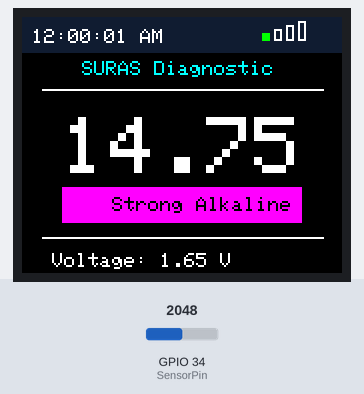
The sketch below on a simulated ESP32. Parts: 160×128 colour display. The inputs (shaded band) are chosen by the test bench; at power-on: GPIO 34 (SensorPin) = 2048 (analog values on the 0–4095 scale). EEPROM starts erased.

Above: at 1.6 s.
1.7 s: GPIO 34 (SensorPin) set to 3004
At 2.8 s:
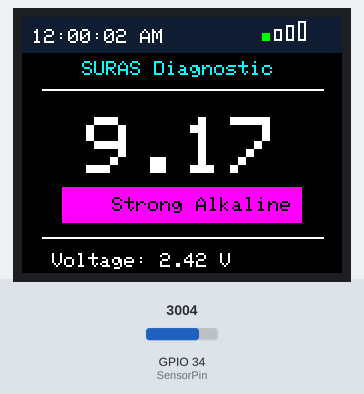
4.5 s: GPIO 34 (SensorPin) set to 3069
At 6.8 s:
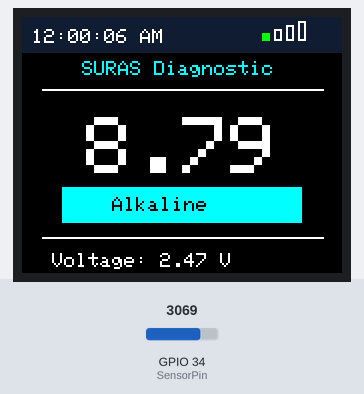
7.5 s: GPIO 34 (SensorPin) set to 3260
At 8.8 s:
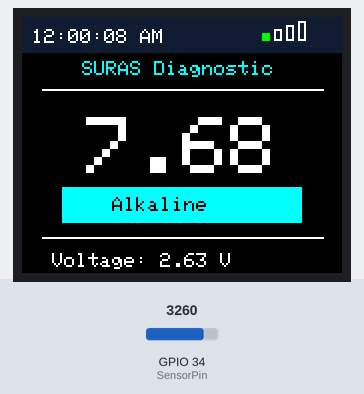
10.5 s: GPIO 34 (SensorPin) set to 3354
At 12.8 s:
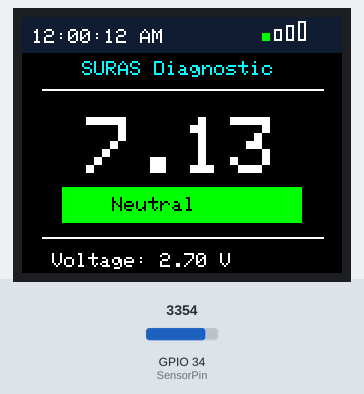
13.5 s: GPIO 34 (SensorPin) set to 3424
At 14.6 s:
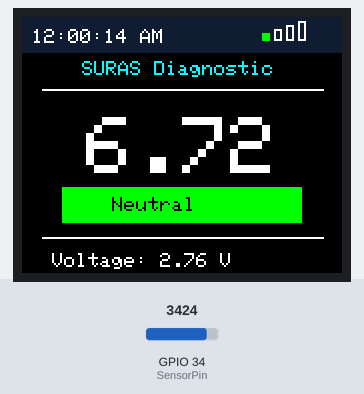
16.5 s: GPIO 34 (SensorPin) set to 3510
At 18.6 s:
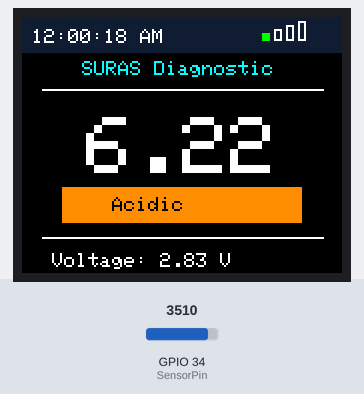
Timing chart, 0 to 20.1 s (numbered marks = the images above; inputs shaded):
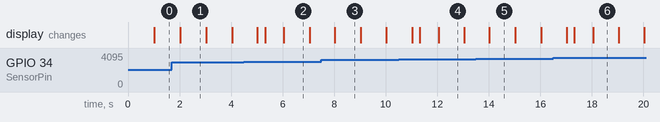

Measured:
- the behaviour switches between 3033 and 3034 on GPIO 34 (SensorPin) (found by bisection; images 1 and 2)
- the behaviour switches between 3290 and 3291 on GPIO 34 (SensorPin) (found by bisection; images 3 and 4)
- the behaviour switches between 3462 and 3463 on GPIO 34 (SensorPin) (found by bisection; images 5 and 6)
- after the input at 4.5 s, the display: first changes after 0.52 s (image 2 shows a later state)
- after the input at 10.5 s, the display: first changes after 0.52 s (image 4 shows a later state)
- after the input at 16.5 s, the display: first changes after 0.52 s (image 6 shows a later state)
- what the display in image 5 shows lasts 1.0 s, from 14.0 s to 15.0 s

The sketch:

Ph_sensor_ESP32_TFT_Display.ino
```cpp
#include <WiFi.h>
#include <WebServer.h>
#include <EEPROM.h>
#include <Adafruit_GFX.h>
#include <Adafruit_ST7735.h>
#include <SPI.h>

#define SensorPin 34
#define TFT_CS   5
#define TFT_RST  4
#define TFT_DC   2

#define EEPROM_SIZE 5

Adafruit_ST7735 tft = Adafruit_ST7735(TFT_CS, TFT_DC, TFT_RST);
WebServer server(80);

// WiFi AP
const char* ssidAP = "SURAS_Device";
const char* passAP = "12345678";

// Calibration
float slope = -7.24;
float intercept = 26.7;

// Web theme
bool webDark = true;

// Time variables
int hours=0, minutes=0, seconds=0;
bool isPM=false;
unsigned long lastClock=0;

// Cache
float lastPH=-1;
float lastVolt=-1;
int lastRSSI=-200;

unsigned long sensorTimer=0;
const int sensorInterval=1000;

// ================= EEPROM =================
void saveSettings(){
  EEPROM.write(0, webDark);
  EEPROM.commit();
}

void loadSettings(){
  webDark = EEPROM.read(0);
}

// ================= SENSOR =================
float readVoltage(){
  long total=0;
  for(int i=0;i<10;i++){
    total+=analogRead(SensorPin);
    delayMicroseconds(200);
  }
  float avg=total/10.0;
  return (avg*3.3)/4095.0;
}

float readPH(float v){
  return slope*v+intercept;
}

String phStatus(float pH){
  if (pH < 4) return "Very Acidic";
  else if (pH < 6.5) return "Acidic";
  else if (pH <= 7.5) return "Neutral";
  else if (pH < 9) return "Alkaline";
  else return "Strong Alkaline";
}

// ================= BASE UI =================
void drawBase(){
  tft.fillScreen(ST77XX_BLACK);

  // Top status bar
  tft.fillRect(0,0,160,18,tft.color565(20,30,50));

  // Title
  tft.setTextSize(1);
  tft.setTextColor(ST77XX_CYAN);
  tft.setCursor(30,22);
  tft.print("SURAS Diagnostic");

  tft.drawLine(10,36,150,36,ST77XX_WHITE);
  tft.drawLine(10,110,150,110,ST77XX_WHITE);
}

// ================= CENTER LARGE TEXT =================
void centerLargeText(String text,int y,int size,uint16_t color){
  tft.setTextSize(size);
  tft.setTextColor(color);
  int16_t x1,y1; uint16_t w,h;
  tft.getTextBounds(text,0,0,&x1,&y1,&w,&h);
  tft.setCursor((160-w)/2,y);
  tft.print(text);
}

// ================= CLOCK =================
void updateClock(){
  if(millis()-lastClock>=1000){
    lastClock=millis();
    seconds++;
    if(seconds>=60){seconds=0;minutes++;}
    if(minutes>=60){minutes=0;hours++;}
    if(hours>=24)hours=0;

    int displayHour=hours%12;
    if(displayHour==0) displayHour=12;
    isPM=hours>=12;

    char buf[15];
    sprintf(buf,"%02d:%02d:%02d %s",
            displayHour,minutes,seconds,
            isPM?"PM":"AM");

    tft.fillRect(5,4,120,12,tft.color565(20,30,50));
    tft.setTextSize(1);
    tft.setTextColor(ST77XX_WHITE);
    tft.setCursor(5,6);
    tft.print(buf);
  }
}

// ================= WIFI ICON =================
void drawWiFi(){
  int stations = WiFi.softAPgetStationNum();
  int bars = stations>0 ? 4 : 1;

  tft.fillRect(110,4,45,12,tft.color565(20,30,50));

  int x=120,y=8;
  for(int i=0;i<4;i++){
    if(i<bars)
      tft.fillRect(x+i*6,y-i*2,4,i*2+4,ST77XX_GREEN);
    else
      tft.drawRect(x+i*6,y-i*2,4,i*2+4,ST77XX_WHITE);
  }
}

// ================= DISPLAY UPDATE =================
void updateDisplay(float volt,float pH){

  if(abs(pH-lastPH)<0.02) return;

  lastPH=pH;
  lastVolt=volt;

  tft.fillRect(0,40,160,65,ST77XX_BLACK);

  String status=phStatus(pH);

  uint16_t statusColor =
      status=="Very Acidic" ? ST77XX_RED :
      status=="Acidic" ? tft.color565(255,140,0) :
      status=="Neutral" ? ST77XX_GREEN :
      status=="Alkaline" ? ST77XX_CYAN :
      ST77XX_MAGENTA;

  // Large pH
  centerLargeText(String(pH,2),50,4,ST77XX_WHITE);

  // Status Band
  tft.fillRect(20,85,120,18,statusColor);
  tft.setTextSize(1);
  tft.setTextColor(ST77XX_BLACK);
  tft.setCursor(45,90);
  tft.print(status);

  // Bottom Info
  tft.fillRect(0,112,160,30,ST77XX_BLACK);
  tft.setTextSize(1);
  tft.setTextColor(ST77XX_WHITE);
  tft.setCursor(15,118);
  tft.print("Voltage: ");
  tft.print(volt,2);
  tft.print(" V");

  tft.setCursor(15,130);
  tft.print("System: Stable");
}

// ================= TIME FROM MOBILE =================
void handleTime(){
  if(server.hasArg("t")){
    String t=server.arg("t");
    hours=t.substring(0,2).toInt();
    minutes=t.substring(3,5).toInt();
    seconds=t.substring(6,8).toInt();
  }
  server.send(200,"text/plain","OK");
}

// ================= WEB =================
void handleRoot(){

  String page="<html><head>";
  page+="<meta name='viewport' content='width=device-width, initial-scale=1'>";
  page+="<meta http-equiv='refresh' content='3'>";
  page+="<script>";
  page+="function sendTime(){var d=new Date();";
  page+="var t=d.toTimeString().split(' ')[0];";
  page+="fetch('/setTime?t='+t);} ";
  page+="setInterval(sendTime,5000);";
  page+="</script>";

  page+="<style>body{font-family:Arial;text-align:center;";
  page+=webDark?"background:#0f172a;color:white;}":"background:#f3f4f6;color:black;}";
  page+=".card{background:"+(webDark?String("#1e293b"):String("white"))+";";
  page+="padding:25px;margin:20px;border-radius:15px;";
  page+="box-shadow:0 4px 12px rgba(0,0,0,0.2);}button{padding:10px 18px;";
  page+="margin:8px;border-radius:8px;border:none;font-size:14px;cursor:pointer;}";
  page+="</style></head><body onload='sendTime()'>";

  page+="<div class='card'><h2>SURAS Diagnostic Dashboard</h2>";
  page+="<h1>"+String(lastPH,2)+"</h1>";
  page+="<h3>"+phStatus(lastPH)+"</h3>";
  page+="<p>Voltage: "+String(lastVolt,2)+" V</p>";
  page+="<button onclick=\"location.href='/toggleWeb'\">Toggle Web Theme</button>";
  page+="</div></body></html>";

  server.send(200,"text/html",page);
}

void toggleWeb(){
  webDark=!webDark;
  saveSettings();
  server.sendHeader("Location","/");
  server.send(303);
}

// ================= SETUP =================
void setup(){

  Serial.begin(115200);

  EEPROM.begin(EEPROM_SIZE);
  loadSettings();

  analogReadResolution(12);
  analogSetAttenuation(ADC_11db);

  tft.initR(INITR_BLACKTAB);
  tft.setRotation(1);

  drawBase();

  WiFi.mode(WIFI_AP);
  WiFi.softAP(ssidAP,passAP);

  server.on("/",handleRoot);
  server.on("/toggleWeb",toggleWeb);
  server.on("/setTime",handleTime);
  server.begin();
}

// ================= LOOP =================
void loop(){

  server.handleClient();
  updateClock();
  drawWiFi();

  if(millis()-sensorTimer>=sensorInterval){
    sensorTimer=millis();
    float volt=readVoltage();
    float pH=readPH(volt);
    updateDisplay(volt,pH);
  }
}
```
